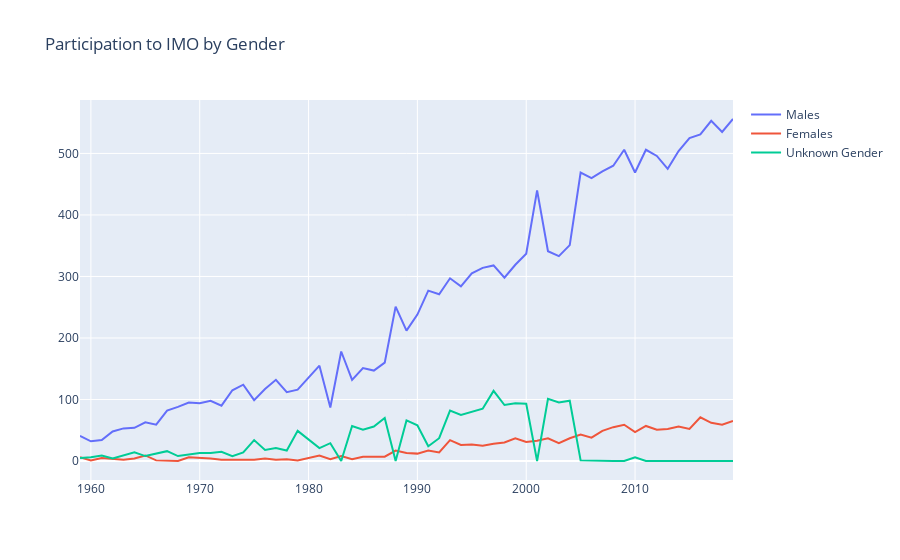

This figure's notebook cell:
### Markdown cell above
The female paticipation to IMO 2019 was about 10% but how does it compare to previous years?

### Code cell
fig = go.Figure()
fig.add_trace(go.Scatter(x=timeline['Year'], y=timeline['M'],
                    mode='lines',
                    name='Males'))

fig.add_trace(go.Scatter(x=timeline['Year'], y=timeline['F'],
                    mode='lines',
                    name='Females'))

fig.add_trace(go.Scatter(x=timeline['Year'], y=timeline['Unknown_Gender'],
                    mode='lines',
                    name='Unknown Gender'))

fig.update_layout(title='Participation to IMO by Gender')

fig.show()

### Figure 1 — Plotly figure (JSON) as saved in the notebook; plotly's stock layout.template omitted (floating-point values rounded to 4 significant figures)
{"data": [{"mode": "lines", "name": "Males", "type": "scatter", "x": [2019, 2018, 2017, 2016, 2015, 2014, 2013, 2012, 2011, 2010, 2009, 2008, 2007, 2006, 2005, 2004, 2003, 2002, 2001, 2000, 1999, 1998, 1997, 1996, 1995, 1994, 1993, 1992, 1991, 1990, 1989, 1988, 1987, 1986, 1985, 1984, 1983, 1982, 1981, 1979, 1978, 1977, 1976, 1975, 1974, 1973, 1972, 1971, 1970, 1969, 1968, 1967, 1966, 1965, 1964, 1963, 1962, 1961, 1960, 1959], "y": [556, 535, 553, 531, 525, 504, 475, 496, 506, 469, 506, 480, 471, 460, 469, 351, 333, 341, 440, 337, 319, 298, 318, 314, 305, 284, 297, 271, 277, 238, 212, 251, 160, 147, 151, 132, 178, 87, 155, 116, 112, 132, 117, 99, 124, 115, 90, 98, 94, 95, 88, 82, 59, 63, 54, 53, 48, 34, 32, 41]}, {"mode": "lines", "name": "Females", "type": "scatter", "x": [2019, 2018, 2017, 2016, 2015, 2014, 2013, 2012, 2011, 2010, 2009, 2008, 2007, 2006, 2005, 2004, 2003, 2002, 2001, 2000, 1999, 1998, 1997, 1996, 1995, 1994, 1993, 1992, 1991, 1990, 1989, 1988, 1987, 1986, 1985, 1984, 1983, 1982, 1981, 1979, 1978, 1977, 1976, 1975, 1974, 1973, 1972, 1971, 1970, 1969, 1968, 1967, 1966, 1965, 1964, 1963, 1962, 1961, 1960, 1959], "y": [65, 59, 62, 71, 52, 56, 52, 51, 57, 47, 59, 55, 49, 38, 43, 37, 29, 37, 33, 31, 37, 30, 28, 25, 27, 26, 34, 14, 17, 12, 13, 17, 7, 7, 7, 3, 8, 3, 9, 1, 3, 2, 4, 2, 2, 2, 2, 4, 5, 6, 0, 1, 1, 9, 4, 2, 4, 5, 1, 6]}, {"mode": "lines", "name": "Unknown Gender", "type": "scatter", "x": [2019, 2018, 2017, 2016, 2015, 2014, 2013, 2012, 2011, 2010, 2009, 2008, 2007, 2006, 2005, 2004, 2003, 2002, 2001, 2000, 1999, 1998, 1997, 1996, 1995, 1994, 1993, 1992, 1991, 1990, 1989, 1988, 1987, 1986, 1985, 1984, 1983, 1982, 1981, 1979, 1978, 1977, 1976, 1975, 1974, 1973, 1972, 1971, 1970, 1969, 1968, 1967, 1966, 1965, 1964, 1963, 1962, 1961, 1960, 1959], "y": [0, 0, 0, 0, 0, 0, 0, 0, 0, 6, 0, 0, 0, 0, 1, 98, 95, 101, 0, 93, 94, 91, 114, 85, 80, 75, 82, 37, 24, 58, 66, 0, 70, 56, 51, 57, 0, 29, 21, 49, 17, 21, 18, 34, 14, 8, 15, 13, 13, 11, 8, 16, 12, 8, 14, 9, 4, 9, 6, 5]}], "layout": {"autosize": true, "title": {"text": "Participation to IMO by Gender"}, "xaxis": {"autorange": true, "range": [1959, 2019], "type": "linear"}, "yaxis": {"autorange": true, "range": [-30.89, 586.9], "type": "linear"}}}
